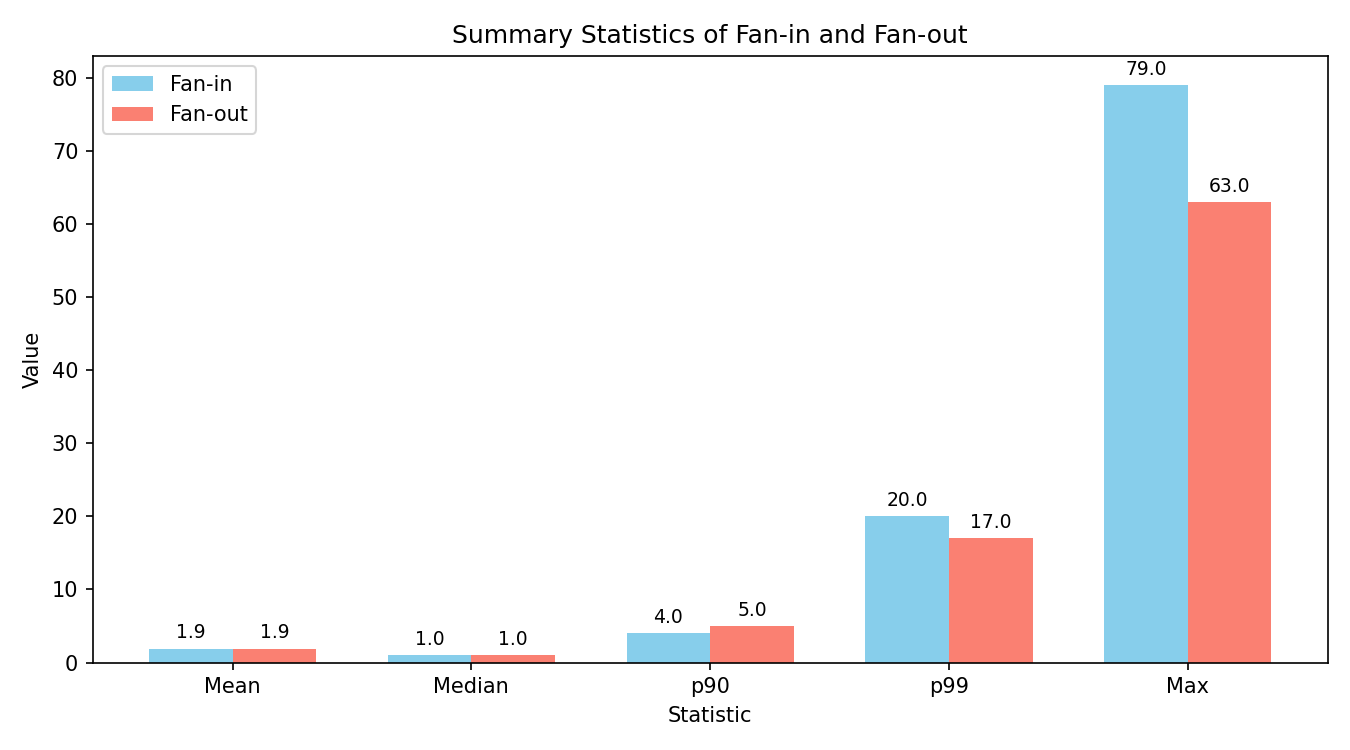

The script that saved this image:
import matplotlib.pyplot as plt
import numpy as np

# Data from Table 2.4
statistics = ['Mean', 'Median', 'p90', 'p99', 'Max']
fan_in = [1.9, 1, 4, 20, 79]
fan_out = [1.9, 1, 5, 17, 63]

x = np.arange(len(statistics))  # the label locations
width = 0.35  # the width of the bars

fig, ax = plt.subplots(figsize=(9, 5))

# Create grouped bars (using logarithmic scale if desired, but linear works with text annotations)
rects1 = ax.bar(x - width/2, fan_in, width, label='Fan-in', color='skyblue')
rects2 = ax.bar(x + width/2, fan_out, width, label='Fan-out', color='salmon')

# Add some text for labels, title and custom x-axis tick labels, etc.
ax.set_ylabel('Value')
ax.set_xlabel('Statistic')
ax.set_title('Summary Statistics of Fan-in and Fan-out')
ax.set_xticks(x)
ax.set_xticklabels(statistics)
ax.legend()

# Add data labels on top of the bars for clarity (since 'Max' is much larger)
def autolabel(rects):
    for rect in rects:
        height = rect.get_height()
        ax.annotate(f'{height}',
                    xy=(rect.get_x() + rect.get_width() / 2, height),
                    xytext=(0, 3),  # 3 points vertical offset
                    textcoords="offset points",
                    ha='center', va='bottom', fontsize=9)

autolabel(rects1)
autolabel(rects2)

fig.tight_layout()

# Show the plot
fig.savefig("fanpercentile.png", dpi=150)
plt.show()
